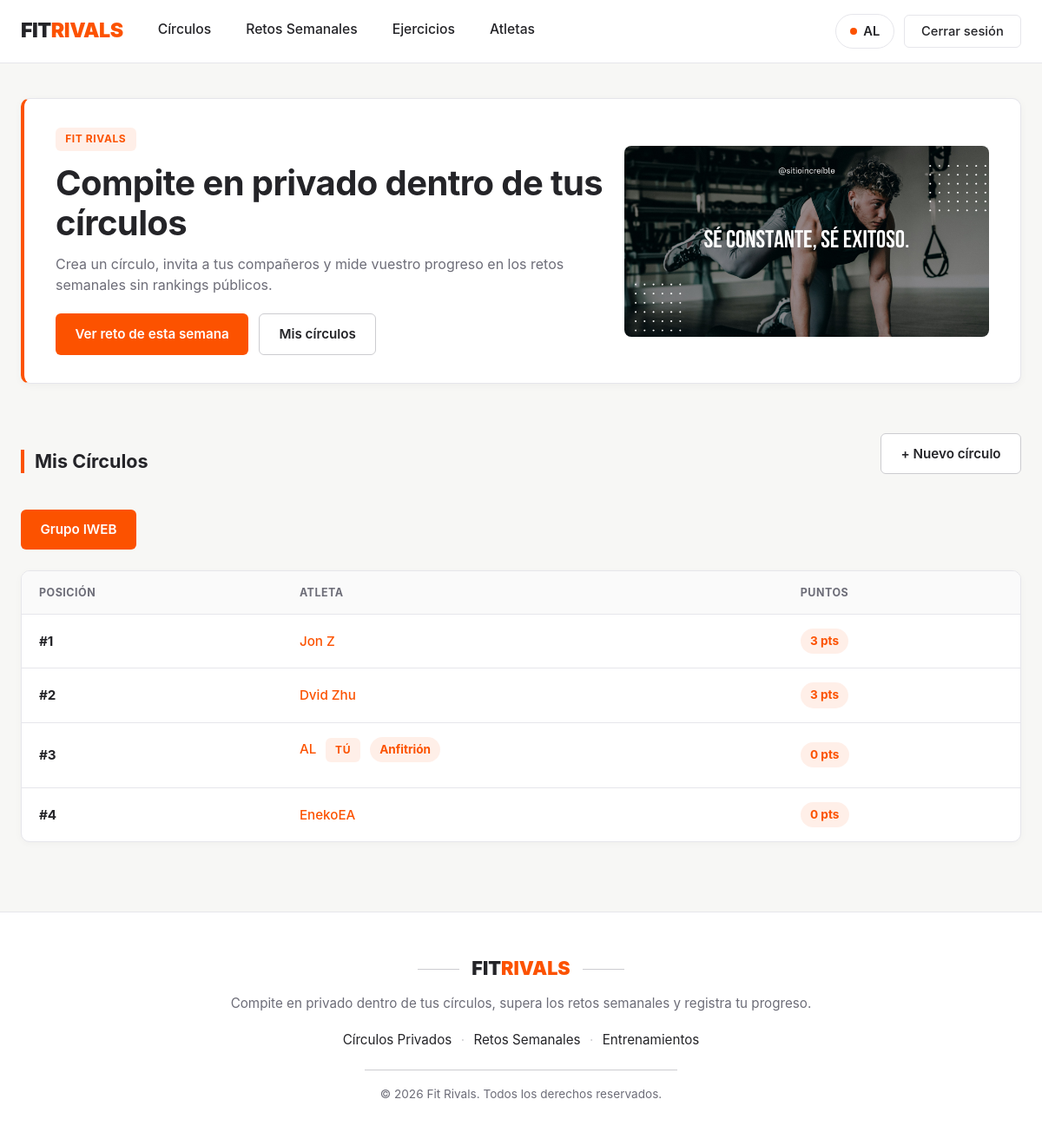
Before: / (signed in) with the older database file.
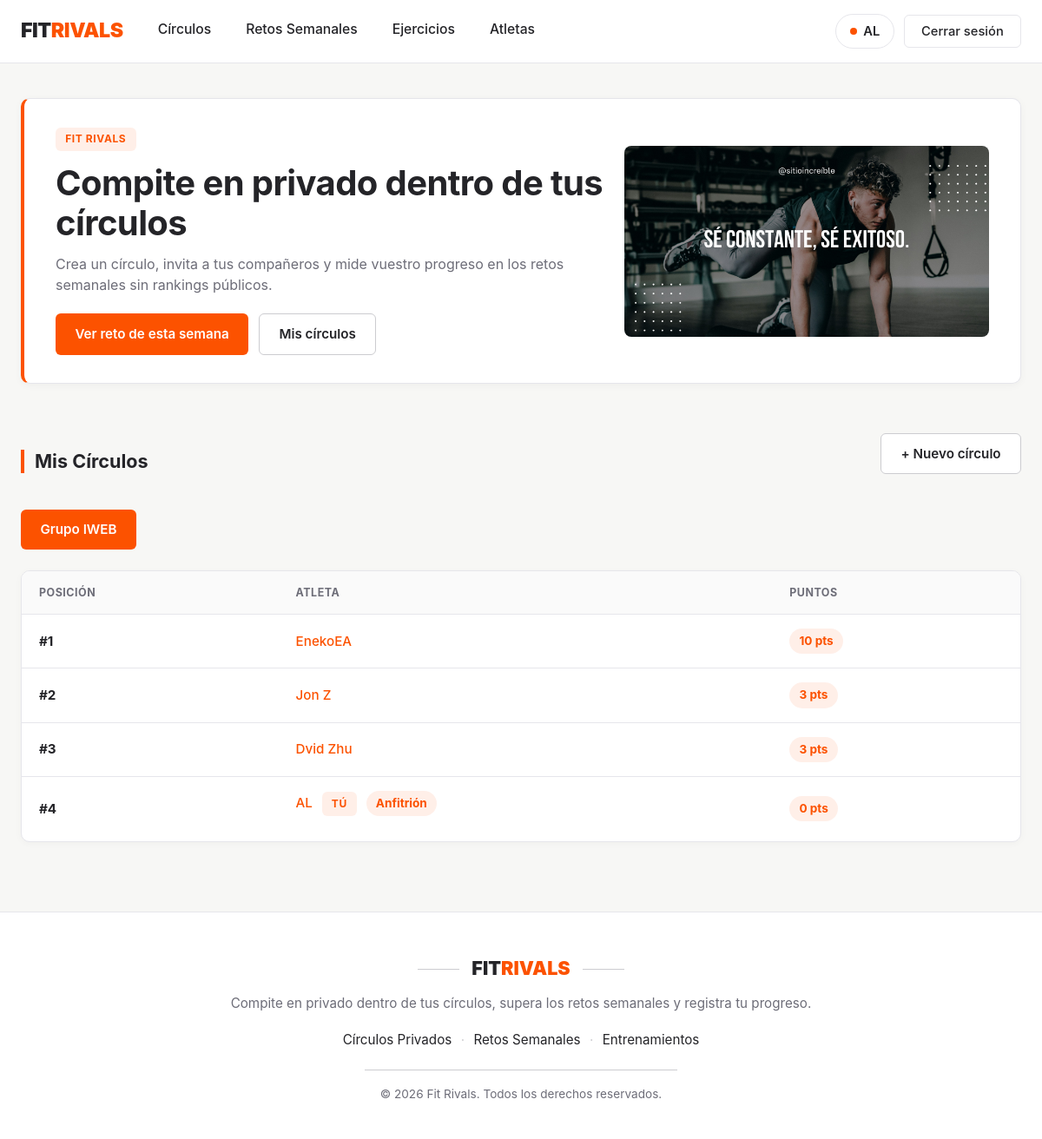
After: the same page with the newer database file.
### FitrivalsApp/models.py (models this page shows, shortened)
class Circulo(models.Model):
    nombre = models.CharField(max_length=100)
    descripcion = models.TextField(blank=True, default='')
    anfitrion = models.ForeignKey(Usuario, on_delete=models.CASCADE, related_name='circulos_creados')
    miembros = models.ManyToManyField(Usuario, related_name='circulos', blank=True)
    fecha_creacion = models.DateField(auto_now_add=True)

class Usuario(models.Model):
    nombre = models.CharField(max_length=100, unique=True)
    email = models.EmailField(unique=True)
    password = models.CharField(max_length=128)
    fecha_alta = models.DateField(auto_now_add=True)
    puntos = models.IntegerField(default=0)

### FitrivalsApp/views.py (the view)
# urls.py: path('', views.index, name='index'),
def index(request):
    retos = Reto.objects.all()
    mis_circulos = Circulo.objects.none()
    circulo_activo = None
    ranking_circulo = []
    invitaciones_pendientes = []
    usuario_id = request.session.get('usuario_id')
    if usuario_id:
        yo = Usuario.objects.filter(pk=usuario_id).first()
        if yo:
            mis_circulos = yo.circulos.all().order_by('nombre')
            circulo_activo = _obtener_circulo_activo(request, mis_circulos)
            invitaciones_pendientes = InvitacionCirculo.objects.filter(
                invitado=yo, estado='PENDIENTE'
            ).select_related('circulo', 'circulo__anfitrion')
            if circulo_activo:
                ranking_circulo = circulo_activo.miembros.order_by('-puntos')
    return render(request, 'index.html', {
        'retos': retos,
        'mis_circulos': mis_circulos,
        'circulo_activo': circulo_activo,
        'ranking_circulo': ranking_circulo,
        'invitaciones_pendientes': invitaciones_pendientes,
    })

### FitrivalsApp/views.py (called while the page is built)
def _obtener_circulo_activo(request, mis_circulos):
    circulo_id = request.GET.get('circulo')
    if circulo_id and circulo_id.isdigit():
        seleccionado = mis_circulos.filter(pk=int(circulo_id)).first()
        if seleccionado:
            return seleccionado
    return mis_circulos.first()

### FitrivalsApp/templates/index.html (shortened to what this page needs)
{% extends 'base.html' %}
{% load static %}
{% block content %}
<section class="dashboard-hero">
    <div class="hero-card" style="display: flex; flex-wrap: wrap; align-items: center; justify-content: space-between; gap: 1.5rem;">
        <div style="flex: 1; min-width: 260px;">
            <span class="badge-orange">FIT RIVALS</span>
            <h1>Compite en privado dentro de tus círculos</h1>
            <p>Crea un círculo, invita a tus compañeros y mide vuestro progreso en los retos semanales sin rankings públicos.</p>
            <div class="hero-actions">
                <a href="{% url 'lista_retos' %}" class="btn-primary-strava">Ver reto de esta semana</a>
                <a href="{% url 'lista_circulos' %}" class="btn-secondary-strava">Mis círculos</a>
            </div>
        </div>
        <div style="flex: 1; min-width: 260px; max-width: 420px;">
            <img src="{% static 'img/banner.jpg' %}"
                 alt="Entrenamiento Fit Rivals"
                 style="width: 100%; height: 220px; object-fit: cover; border-radius: 8px; display: block;">
        </div>
    </div>
</section>
{% if request.session.usuario_id %}
    {% if mis_circulos %}
        <div class="section-header" style="margin-top: 2rem;">
            <h2>Mis Círculos</h2>
            <a href="{% url 'crear_circulo' %}" class="btn-secondary-strava">+ Nuevo círculo</a>
        </div>
        <div class="hero-actions" style="margin-bottom: 1.5rem; flex-wrap: wrap;">
            {% for c in mis_circulos %}
                <a href="?circulo={{ c.pk }}"
                   class="{% if circulo_activo.pk == c.pk %}btn-primary-strava{% else %}btn-secondary-strava{% endif %}">
                    {{ c.nombre }}
                </a>
            {% endfor %}
        </div>
        {% if circulo_activo %}
            <div class="strava-table-wrapper" style="margin-bottom: 2rem;">
                <table class="strava-table">
                    <thead>
                        <tr>
                            <th>Posición</th>
                            <th>Atleta</th>
                            <th>Puntos</th>
                        </tr>
                    </thead>
                    <tbody>
                        {% for u in ranking_circulo %}
                        <tr>
                            <td><strong>#{{ forloop.counter }}</strong></td>
                            <td>
                                <a href="{% url 'detalle_usuario' u.pk %}">{{ u.nombre }}</a>
                                {% if u.id == request.session.usuario_id %}
                                    <span class="badge-orange" style="margin-left: 0.4rem;">Tú</span>
                                {% endif %}
                                {% if u.id == circulo_activo.anfitrion_id %}
                                    <span class="points-badge" style="margin-left: 0.4rem;">Anfitrión</span>
                                {% endif %}
                            </td>
                            <td><span class="points-badge">{{ u.puntos }} pts</span></td>
                        </tr>
                        {% endfor %}
                    </tbody>
                </table>
            </div>
        {% endif %}
    {% endif %}
{% endif %}
{% endblock %}

Changed rows visible on the page:
changed Usuario "EnekoEA": puntos "0" → "10"; moves up the list
